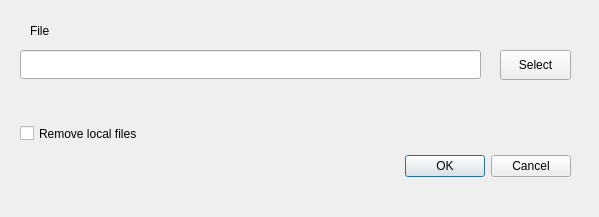
<?xml version="1.0" encoding="UTF-8"?>
<ui version="4.0">
 <class>Dialog</class>
 <widget class="QDialog" name="Dialog">
  <property name="geometry">
   <rect>
    <x>0</x>
    <y>0</y>
    <width>599</width>
    <height>217</height>
   </rect>
  </property>
  <property name="windowTitle">
   <string>Import file</string>
  </property>
  <widget class="QDialogButtonBox" name="buttonBox">
   <property name="geometry">
    <rect>
     <x>230</x>
     <y>150</y>
     <width>341</width>
     <height>32</height>
    </rect>
   </property>
   <property name="orientation">
    <enum>Qt::Horizontal</enum>
   </property>
   <property name="standardButtons">
    <set>QDialogButtonBox::Cancel|QDialogButtonBox::Ok</set>
   </property>
  </widget>
  <widget class="QCheckBox" name="remove_file">
   <property name="geometry">
    <rect>
     <x>20</x>
     <y>120</y>
     <width>181</width>
     <height>27</height>
    </rect>
   </property>
   <property name="text">
    <string>Remove local files</string>
   </property>
  </widget>
  <widget class="QLineEdit" name="file_edit">
   <property name="geometry">
    <rect>
     <x>20</x>
     <y>50</y>
     <width>461</width>
     <height>29</height>
    </rect>
   </property>
  </widget>
  <widget class="QLabel" name="label_3">
   <property name="geometry">
    <rect>
     <x>30</x>
     <y>20</y>
     <width>251</width>
     <height>21</height>
    </rect>
   </property>
   <property name="text">
    <string>File</string>
   </property>
  </widget>
  <widget class="QPushButton" name="file_button">
   <property name="geometry">
    <rect>
     <x>500</x>
     <y>50</y>
     <width>71</width>
     <height>30</height>
    </rect>
   </property>
   <property name="text">
    <string>Select</string>
   </property>
  </widget>
 </widget>
 <resources/>
 <connections>
  <connection>
   <sender>buttonBox</sender>
   <signal>accepted()</signal>
   <receiver>Dialog</receiver>
   <slot>accept()</slot>
   <hints>
    <hint type="sourcelabel">
     <x>248</x>
     <y>254</y>
    </hint>
    <hint type="destinationlabel">
     <x>157</x>
     <y>274</y>
    </hint>
   </hints>
  </connection>
  <connection>
   <sender>buttonBox</sender>
   <signal>rejected()</signal>
   <receiver>Dialog</receiver>
   <slot>reject()</slot>
   <hints>
    <hint type="sourcelabel">
     <x>316</x>
     <y>260</y>
    </hint>
    <hint type="destinationlabel">
     <x>286</x>
     <y>274</y>
    </hint>
   </hints>
  </connection>
 </connections>
</ui>
